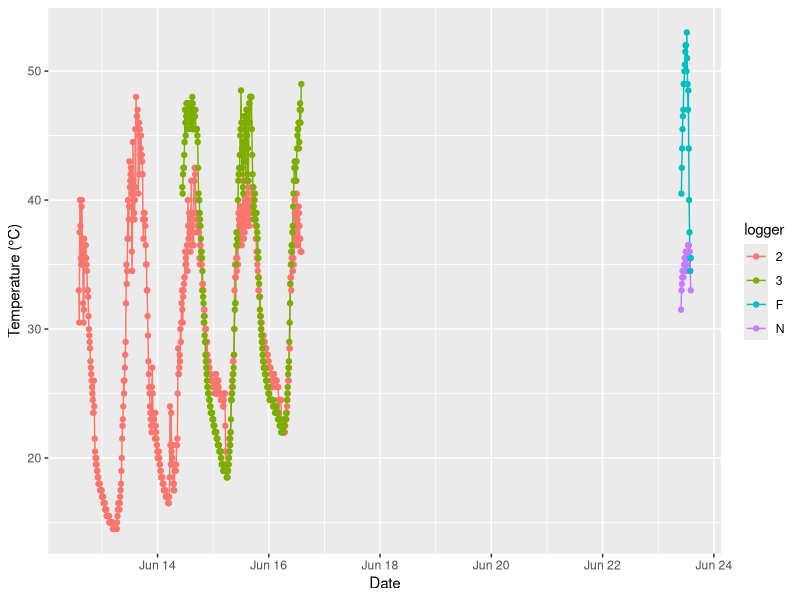
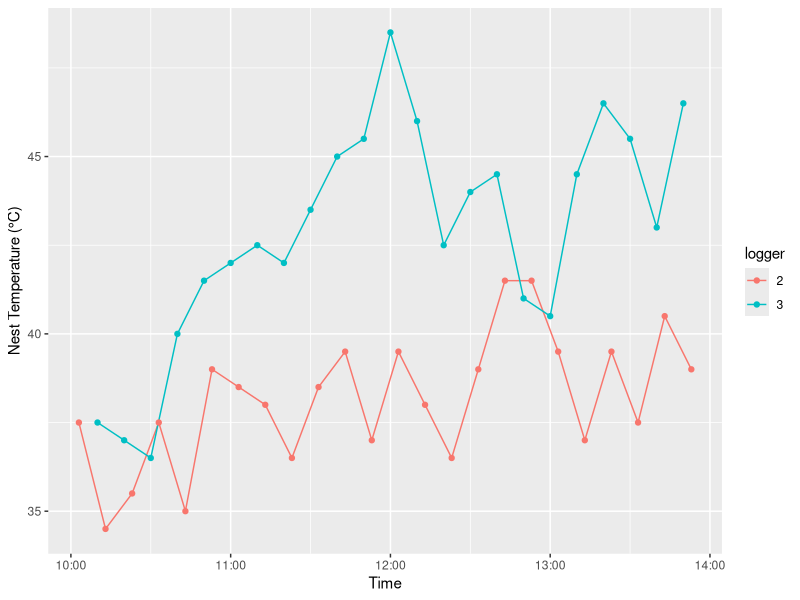
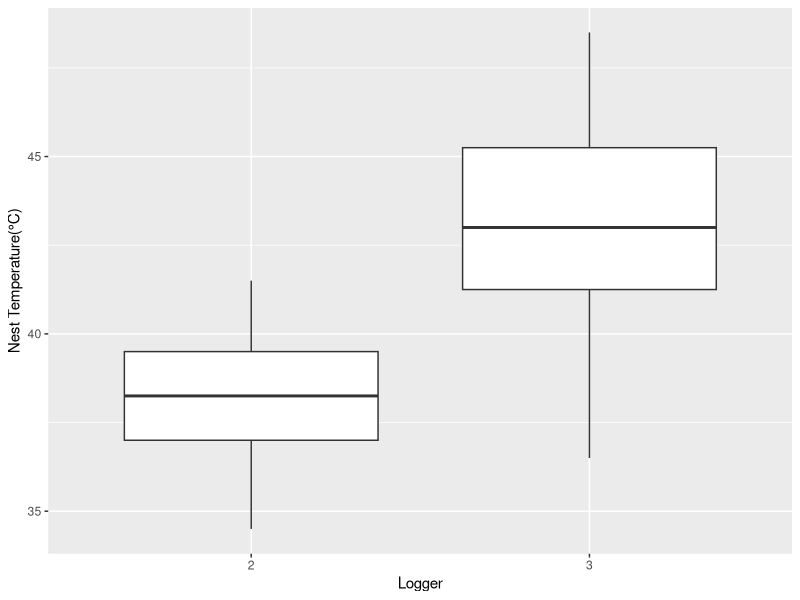
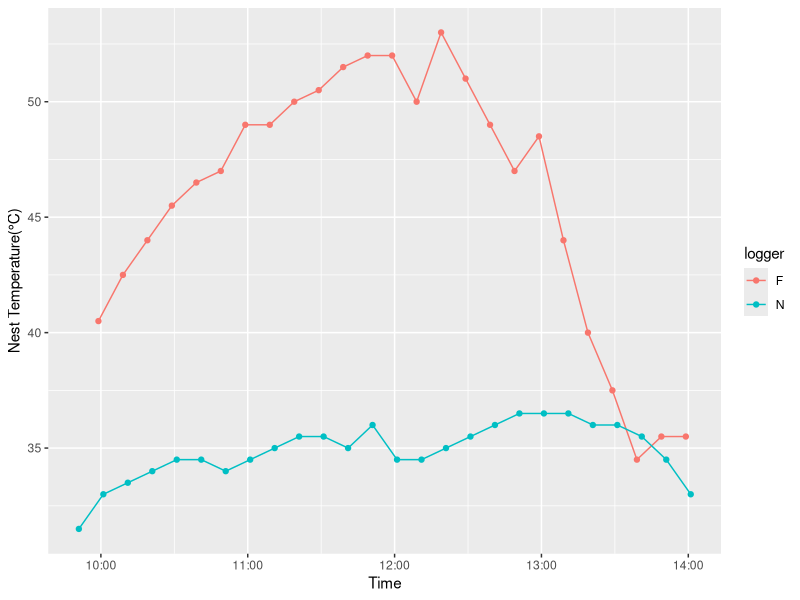
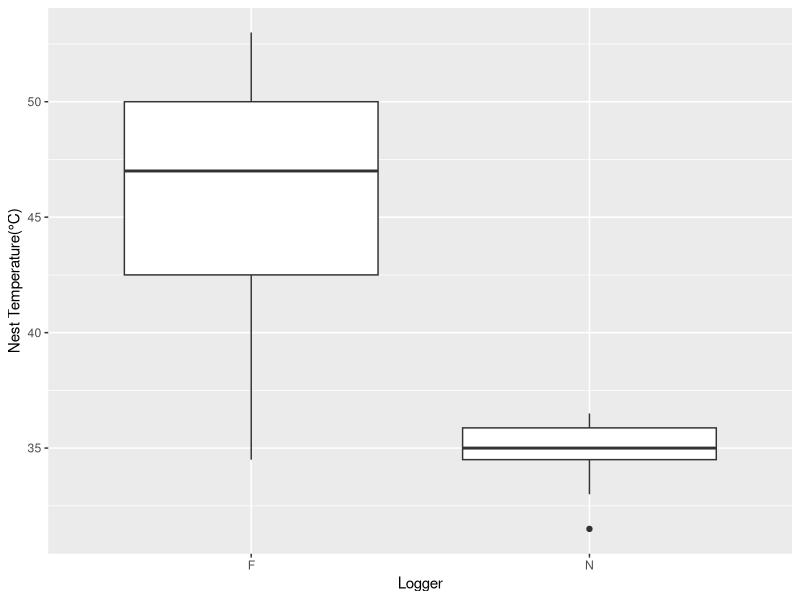
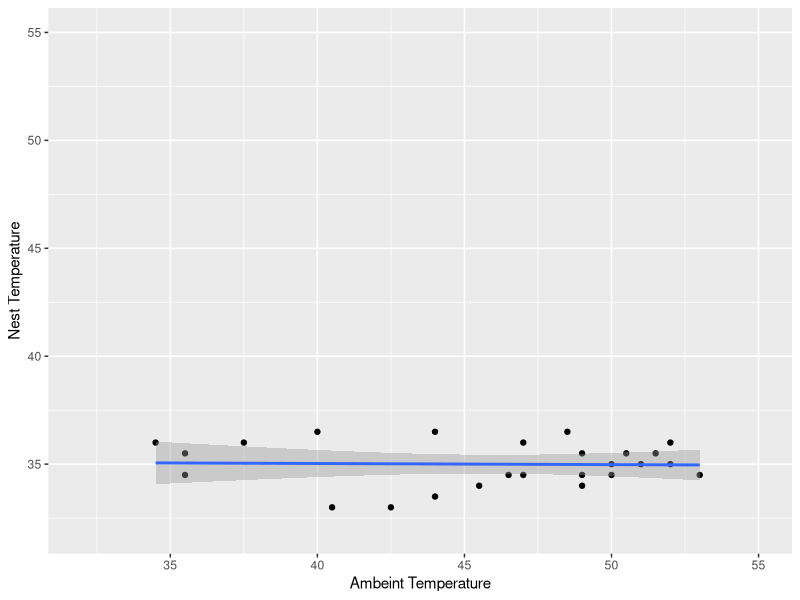

Recreate these plots in R, in order.
#1.show all data, ggplot with all 4 loggers, explain data. N&F on dif days, so squished in corner
#2. Show plot of loggers 2&3 on same day, ggplot and box plot. Explain that they were still laying eggs, so not FULL incubation (#2 more nest attendance than #3)
#3. Show plot for N&F. ggplot and boxplot
#4. Line scatter graph for N&F to show nest attendance

#Load packages
library(tidyverse)
library(lubridate)
library(ggplot2)
###1###
#import all loggers
Logger_2 <- read.csv("Logger 2.csv")
Logger_2 = Logger_2 %>% mutate(date_time=mdy_hm(Date.Time))

Logger_3 <- read.csv("Logger 3.csv")
Logger_3 = Logger_3 %>% mutate(date_time=mdy_hm(Date.Time))

Logger_F <- read.csv("Logger F.csv")
Logger_F = Logger_F %>% mutate(date_time=mdy_hm(Date.Time))

Logger_N <- read.csv("Logger N.csv")
Logger_N = Logger_N %>% mutate(date_time=mdy_hm(Date.Time))

#Create column to assign data to logger
Logger_N$logger="N"
Logger_F$logger="F"
Logger_2$logger="2"
Logger_3$logger="3"

#Combine and plot All Loggers
Logger_All=bind_rows(Logger_N, Logger_F, Logger_2, Logger_3)

ggplot(data=Logger_All,mapping=aes(x=date_time, y=Value, group=logger, color=logger))+
  geom_path()+
  geom_point()+
  labs(x="Date", y="Temperature (\u00B0C)")

##2##
#Combine  loggers 2&3
Loggers_23=bind_rows(Logger_2,Logger_3)
#Filter data to match times for logger N (10am-2pm) and plot
dat23=Loggers_23 %>% filter(date_time>ymd_hms("2023-06-15 10:00:00")&date_time<ymd_hms("2023-06-15 14:00:00"))

ggplot(data=dat23,mapping=aes(x=date_time, y=Value, group=logger, color=logger))+
  geom_path()+
  geom_point()+
  labs(y="Nest Temperature (\u00B0C)", x="Time")

#make boxplot to look at means
ggplot(data=dat23, aes(x=logger, y=Value)) +
  geom_boxplot()+
  labs(y="Nest Temperature(\u00B0C)", x="Logger")

##3##
#combine and plot loggers N&F
Logger_NF=bind_rows(Logger_N, Logger_F)

ggplot(data=Logger_NF,mapping=aes(x=date_time, y=Value, group=logger, color=logger))+
  geom_path()+
  geom_point()+
  labs(y="Nest Temperature(\u00B0C)", x="Time")

#make boxplot to look at means
ggplot(data=Logger_NF, aes(x=logger, y=Value)) +
  geom_boxplot()+
  labs(y="Nest Temperature(\u00B0C)", x="Logger")

##4##
#Perform Linear regression for loggers N&F
#combine Logger N & F temperature data
LogNF_temps=cbind(Logger_F$Value,Logger_N$Value)
#convert to a data frame
datNF=as.data.frame(LogNF_temps)
#plot N vs F
ggplot(data=datNF,mapping=aes(x=V1,y=V2))+
  geom_point() +
  geom_smooth(method="lm")+
  lims(y=c(32,55), x=c(32,55))+
  labs(y="Nest Temperature",x="Ambeint Temperature")



